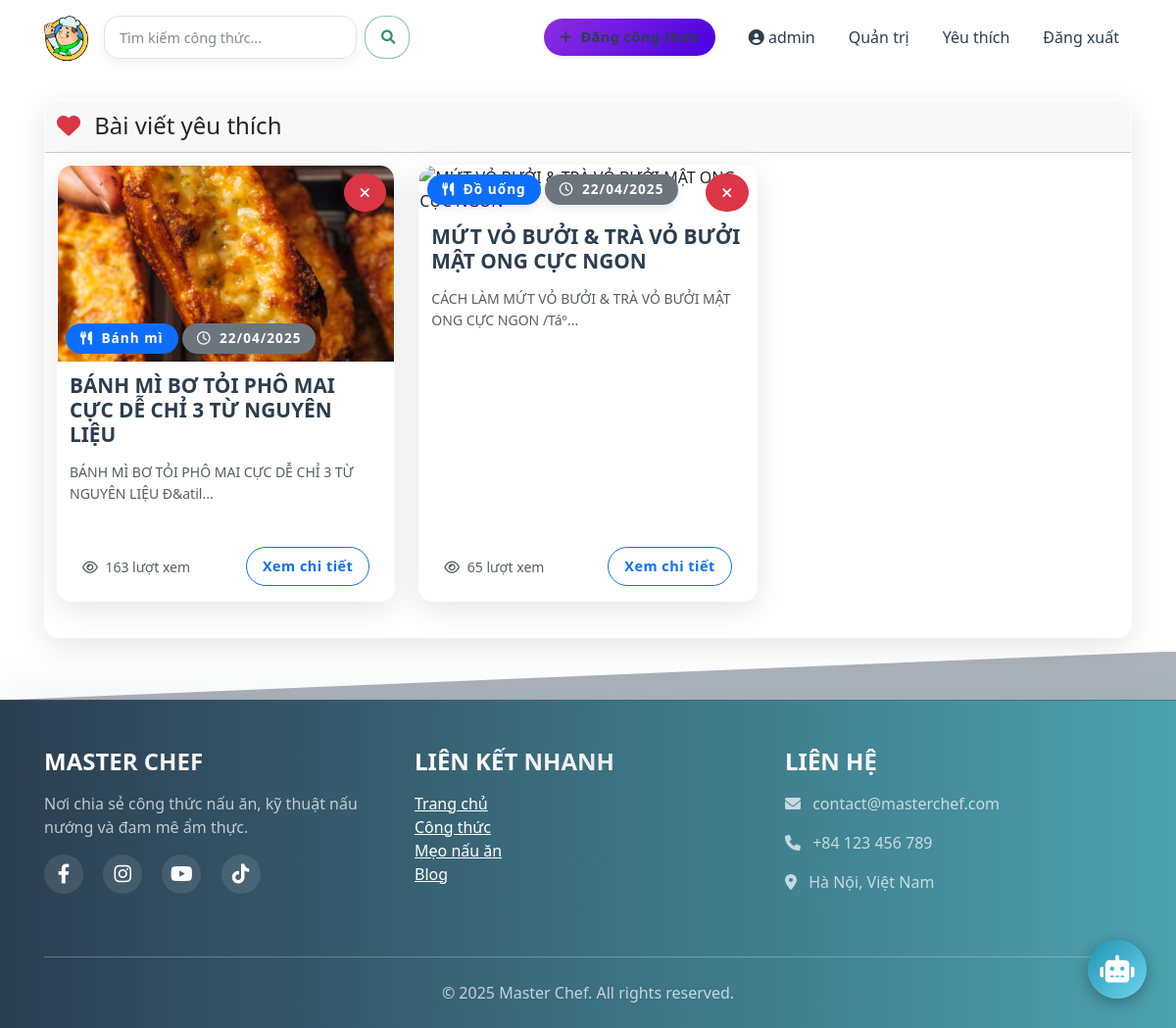
The page /favorites.php (signed in) on the database its author committed.
### tables this page shows
CREATE TABLE `favorites` (
  `id` int(11) NOT NULL,
  `user_id` int(11) NOT NULL,
  `post_id` int(11) NOT NULL,
  `created_at` timestamp NULL DEFAULT current_timestamp()
);

CREATE TABLE `posts` (
  `id` int(11) NOT NULL,
  `title` varchar(255) NOT NULL,
  `slug` varchar(255) NOT NULL,
  `content` longtext NOT NULL,
  `ingredients` text DEFAULT NULL,
  `thumbnail` varchar(255) NOT NULL,
  `user_id` int(11) NOT NULL,
  `food_category_id` int(11) NOT NULL,
  `post_type_id` int(11) NOT NULL,
  `view_count` int(11) DEFAULT 0,
  `is_featured` tinyint(1) DEFAULT 0,
  `created_at` timestamp NULL DEFAULT current_timestamp(),
  `updated_at` timestamp NULL DEFAULT current_timestamp() ON UPDATE current_timestamp()
);

CREATE TABLE `food_categories` (
  `id` int(11) NOT NULL,
  `name` varchar(50) NOT NULL,
  `slug` varchar(50) NOT NULL,
  `created_at` timestamp NULL DEFAULT current_timestamp()
);

### config/database.php (called while the page is built, shortened)
<?php
class Database {
    private $host = DB_HOST;
    private $user = DB_USER;
    private $pass = DB_PASS;
    private $dbname = DB_NAME;
    private $conn;
    private $stmt;
    private $result;
    private $bindParams = [];
    private $bindTypes = '';
    public function __construct() {
        $this->conn = new mysqli($this->host, $this->user, $this->pass, $this->dbname);
        $this->conn->set_charset("utf8mb4");
    }
    public function query($query) {
        $this->bindParams = [];
        $this->bindTypes = '';
        $query = preg_replace('/:([a-zA-Z0-9_]+)/', '?', $query);
        $this->stmt = $this->conn->prepare($query);
        return true;
    }
    public function bind($param, $value, $type = null) {
        if (is_null($type)) {
            if (is_int($value)) {
                $type = 'i';
            } elseif (is_double($value) || is_float($value)) {
                $type = 'd';
            } elseif (is_string($value)) {
                $type = 's';
            } else {
                $type = 'b';
            }
        }
        $this->bindParams[] = $value;
        $this->bindTypes .= $type;
        return true;
    }
    public function execute() {
        if (!empty($this->bindParams)) {
            $params = [$this->bindTypes];
            for ($i = 0; $i < count($this->bindParams); $i++) {
                $params[] = &$this->bindParams[$i];
            }
            call_user_func_array([$this->stmt, 'bind_param'], $params);
        }
        $success = $this->stmt->execute();
        if ($success) {
            $this->result = $this->stmt->get_result();
        } else {
            $this->error = $this->stmt->error;
        }
        return $success;
    }
    public function getAll() {
        $this->execute();
        $results = [];
        while ($row = $this->result->fetch_assoc()) {
            $results[] = $row;
        }
        return $results;
    }
}

### includes/functions.php (called while the page is built, shortened)
<?php
function formatDate($date, $format = 'd/m/Y') {
    try {
        $dateObj = new DateTime($date);
        return $dateObj->format($format);
    } catch (Exception $e) {
        return $date;
    }
}
?>

### favorites.php (the view, shortened to what this page needs)
<?php
require_once 'config/database.php';
require_once 'includes/functions.php';
$db = new Database();
$user_id = $_SESSION['user_id'];
$page = isset($_GET['page']) ? (int)$_GET['page'] : 1;
$limit = 8;
$offset = ($page - 1) * $limit;
$db->query("SELECT COUNT(*) as total FROM favorites WHERE user_id = :user_id");
$db->bind(':user_id', $user_id);
$db->query("SELECT p.*, f.created_at AS favorite_date, u.username, u.full_name, fc.name AS category_name, fc.slug AS category_slug
            FROM favorites f
            JOIN posts p ON f.post_id = p.id
            JOIN users u ON p.user_id = u.id
            JOIN food_categories fc ON p.food_category_id = fc.id
            WHERE f.user_id = :user_id
            ORDER BY f.created_at DESC
            LIMIT :offset, :limit");
$db->bind(':user_id', $user_id);
$db->bind(':offset', $offset);
$db->bind(':limit', $limit);
$favorites = $db->getAll();
include 'layouts/header.php';
?>
<div class="row">
    <div class="col-lg-12">
        <div class="card mb-4">
            <div class="card-header">
                <h4 class="mb-0">
                    <i class="fas fa-heart text-danger me-2"></i> Bài viết yêu thích
                </h4>
            </div>
            <div class="card-body">
                <?php if (empty($favorites)): ?>
                    <div class="text-center py-5">
                        <i class="far fa-heart text-muted mb-3" style="font-size: 4rem;"></i>
                        <h5 class="text-muted">Bạn chưa có bài viết yêu thích nào</h5>
                        <p>Thêm bài viết vào danh sách yêu thích để dễ dàng xem lại sau này</p>
                        <a href="<?php echo SITE_URL; ?>" class="btn btn-primary">
                            <i class="fas fa-home me-1"></i> Khám phá món ăn
                        </a>
                    </div>
                <?php else: ?>
                    <div class="row">
                        <?php foreach ($favorites as $post): ?>
                            <div class="col-md-6 col-lg-4 mb-4">
                                <div class="card h-100">
                                    <div class="position-relative">
                                        <img src="<?php echo SITE_URL . '/' . $post['thumbnail']; ?>" class="card-img-top" alt="<?php echo $post['title']; ?>">
                                        <form method="POST" action="<?php echo SITE_URL; ?>/favorites.php" class="position-absolute top-0 end-0 m-2">
                                            <button type="submit" name="remove_favorite" class="btn btn-sm btn-danger rounded-circle" title="Xóa khỏi yêu thích">
                                                <i class="fas fa-times"></i>
                                            </button>
                                        </form>
                                        <div class="position-absolute bottom-0 start-0 w-100 p-2">
                                            <span class="badge bg-primary">
                                                <i class="fas fa-utensils me-1"></i> <?php echo $post['category_name']; ?>
                                            </span>
                                            <span class="badge bg-secondary">
                                                <i class="far fa-clock me-1"></i> <?php echo formatDate($post['favorite_date'], 'd/m/Y'); ?>
                                            </span>
                                        </div>
                                    </div>
                                    <div class="card-body">
                                        <h5 class="card-title">
                                            <a href="<?php echo SITE_URL . '/post/' . $post['slug']; ?>" class="text-decoration-none"><?php echo $post['title']; ?></a>
                                        </h5>
                                        <p class="card-text text-muted small">
                                            <?php echo isset($post['summary']) ? substr(strip_tags($post['summary']), 0, 100) . '...' : substr(strip_tags($post['content']), 0, 100) . '...'; ?>
                                        </p>
                                    </div>
                                    <div class="card-footer bg-white">
                                        <div class="d-flex justify-content-between align-items-center">
                                            <div class="small text-muted">
                                                <i class="far fa-eye me-1"></i> <?php echo $post['view_count']; ?> lượt xem
                                            </div>
                                            <a href="<?php echo SITE_URL . '/post/' . $post['slug']; ?>" class="btn btn-sm btn-outline-primary">
                                                Xem chi tiết
                                            </a>
                                        </div>
                                    </div>
                                </div>
                            </div>
                        <?php endforeach; ?>
                    </div>
                <?php endif; ?>
            </div>
        </div>
    </div>
</div>
<?php include 'layouts/footer.php'; ?>

### assets/css/glassmorphism.css (style rules this page uses)
:root { --primary-color: #8e2de2; --secondary-color: #4a00e0; --accent-color: #ff6b6b; --text-light: #ffffff; --text-dark: #2c3e50; --glass-bg: rgba(255, 255, 255, 0.25); --glass-border: rgba(255, 255, 255, 0.4); --glass-shadow: 0 8px 32px rgba(0, 0, 0, 0.1); --blur-sm: 5px; --blur-md: 10px; --blur-lg: 20px; --ease-normal: all 0.3s ease; --ease-cubic: all 0.5s cubic-bezier(0.175, 0.885, 0.32, 1.275); }
.card { backdrop-filter: blur(16px) !important; -webkit-backdrop-filter: blur(16px) !important; background-color: rgba(255, 255, 255, 0.15) !important; border-radius: 15px !important; border: 1px solid var(--glass-border) !important; box-shadow: var(--glass-shadow) !important; transition: all 0.5s cubic-bezier(0.175, 0.885, 0.32, 1.275) !important; overflow: hidden; height: auto; margin-bottom: 15px; }
.card.mb-4 { margin-bottom: 15px !important; }
.card-img-top { transition: transform 1s ease; height: 200px; object-fit: cover; }
.card-body { position: relative; padding: 0.75rem; }
.card-title { font-weight: 700; margin-bottom: 15px; font-size: 1.3rem; }
.card-title a { color: var(--text-dark); text-decoration: none; transition: color 0.3s ease; }
.card-text { color: var(--text-dark); margin-bottom: 20px; line-height: 1.6; }
.card-footer { background-color: rgba(255, 255, 255, 0.1) !important; border-top: 1px solid rgba(255, 255, 255, 0.2) !important; padding: 15px 25px; }
.btn { border-radius: 20px; padding: 8px 16px; font-weight: 600; letter-spacing: 0.5px; transition: all 0.4s cubic-bezier(0.175, 0.885, 0.32, 1.275); position: relative; overflow: hidden; font-size: 0.9rem; }
.btn:after { content: ''; position: absolute; top: 50%; left: 50%; width: 10px; height: 10px; background: rgba(255, 255, 255, 0.3); opacity: 0; border-radius: 100%; transform: scale(1, 1) translate(-50%, -50%); transform-origin: 50% 50%; }
.badge { backdrop-filter: blur(5px); -webkit-backdrop-filter: blur(5px); padding: 8px 15px; font-size: 0.85rem; font-weight: 600; border-radius: 20px !important; letter-spacing: 1px; box-shadow: 0 3px 10px rgba(0, 0, 0, 0.1); }
.card-header { padding: 0.75rem; }

### rows shown on the page
favorites: post.thumbnail (picture), food_categories.name "Bánh mì", created_at "22/04/2025", post.title "BÁNH MÌ BƠ TỎI PHÔ MAI CỰC DỄ CHỈ 3 TỪ NGUYÊN LIỆU", post.content "BÁNH MÌ BƠ TỎI PHÔ MAI CỰC DỄ CHỈ 3 TỪ NGUYÊN LIỆU Đ&atil", post.view_count "163"
favorites: food_categories.name "Đồ uống", created_at "22/04/2025", post.title "MỨT VỎ BƯỞI & TRÀ VỎ BƯỞI MẬT ONG CỰC NGON", post.content "CÁCH LÀM MỨT VỎ BƯỞI & TRÀ VỎ BƯỞI MẬT ONG CỰC NGON /Táº", post.view_count "65"

### other values the page prints
$_SESSION['username'] "admin"
